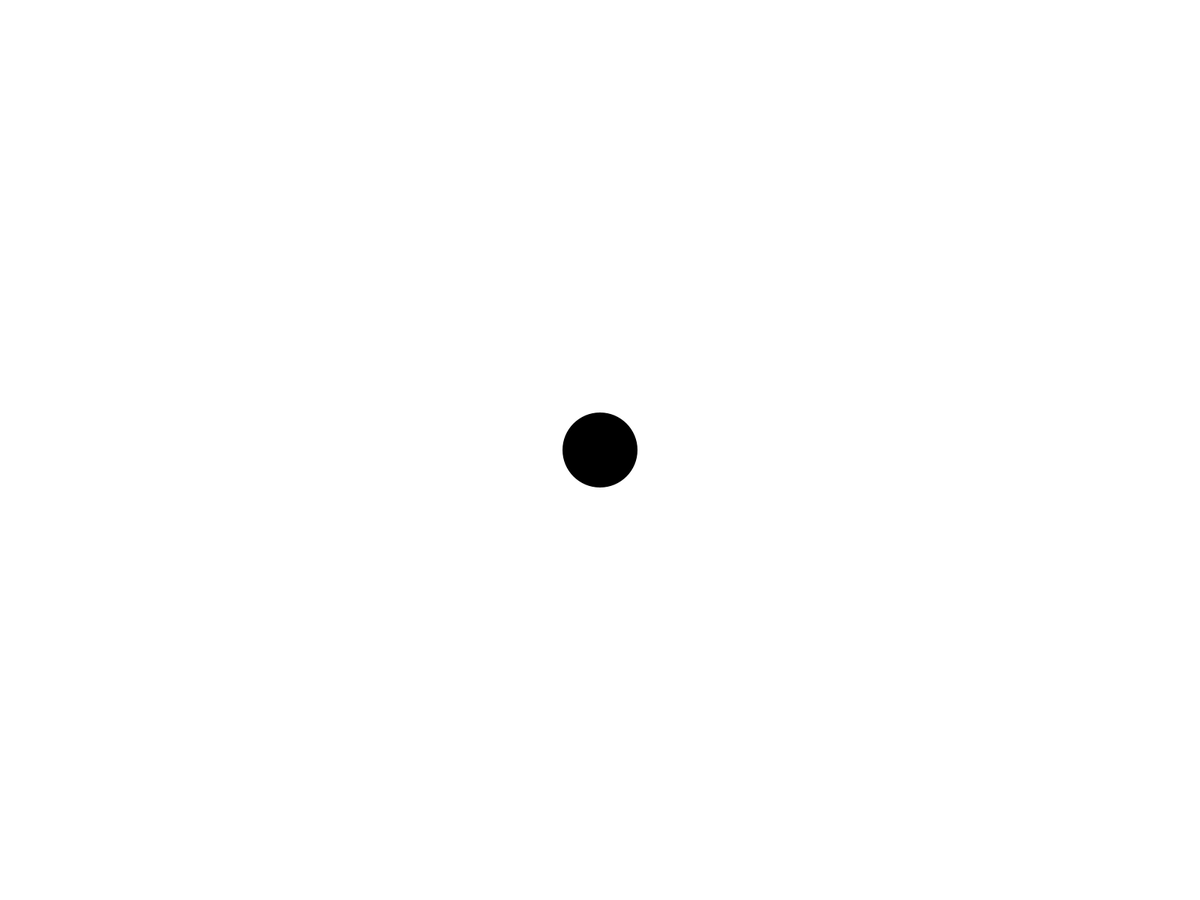
Frame 1 (no input)
Frame 60 (the mouse pressed at the canvas centre just before this capture): identical to frame 1, image omitted
Frame 120 (the mouse held since frame 60 and released just before this capture): blank canvas, image omitted

The Processing sketch that drew this single still picture (run headless with seeded random() and noise(); from frame 60 on, the mouse is pressed at the canvas centre):

// Processing sketch: VJToolTemplate
// ── VJToolTemplate.pde
final boolean PERFORMANCE_MODE = true;

void settings() {
    if (!PERFORMANCE_MODE) {
        // size(1280,720);   // 720p
        size(1920, 1080); // 1080p
    } else {
        fullScreen();
    }
}

void setup() {
    noCursor();
    noStroke();
}

void draw() {
    background(255);
    float mSize = 100;
    if (keyPressed) {
        mSize = height * 0.9;
    }
    fill(0);
    circle(width/2, height/2, mSize);
    fill(255);
    circle(mouseX, mouseY, 150);
}
